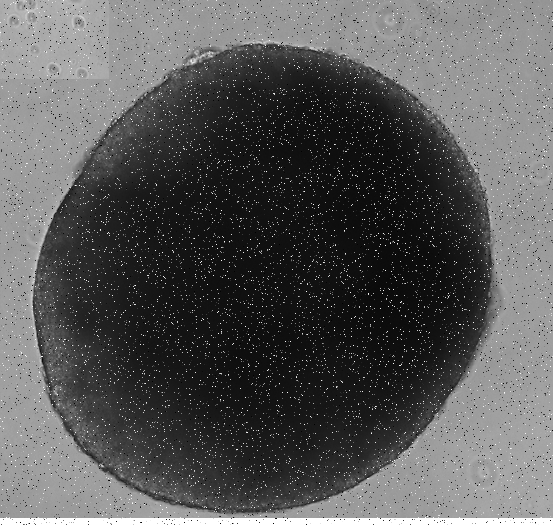
#> input picture 03-celula-medianblur-draw-text/CelB1.bmp, 553 x 525 px
$ jupyter execute celula-draw.ipynb   (shell and % lines are left out)
#> lines starting #> are read from the running program, lines starting #| are printed output that depends on the picture
[cell 1]
import cv2
import matplotlib.pyplot as plt
import numpy as np

[cell 2]
imgOriginal = cv2.imread('CelB1.bmp')
#> imgOriginal is the input picture: shape (525, 553, 3); min 0, max 255, mean 88.2

plt.imshow(imgOriginal)

[cell 3]
img = cv2.medianBlur(imgOriginal, 3)
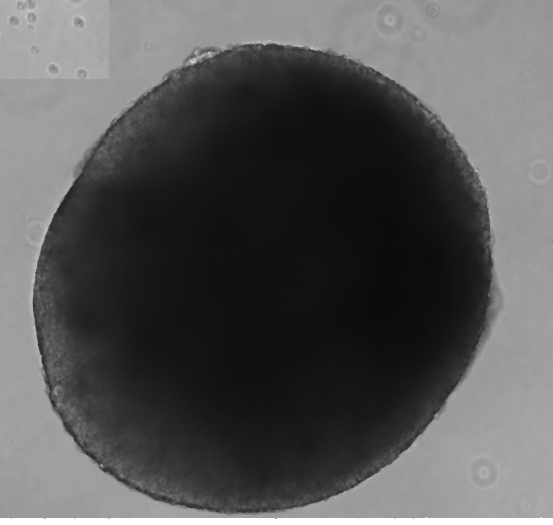
#> img: shape (525, 553, 3); min 10, max 255, mean 86.2

plt.imshow(img)

[cell 4]
cv2.line(img, (0,0), (500, 500), (255, 255, 255), 5)

plt.imshow(img)

[cell 5]
cv2.rectangle(img, (200,200), (350, 350), (255, 255, 255), 5)

plt.imshow(img)

[cell 6]
cv2.circle(img, (200, 200), 75, (255, 255, 255), 5)

plt.imshow(img)

[cell 7]
polygon = np.array([[200, 200], [150, 200], [150, 500]], np.int32)

cv2.polylines(img, [polygon], False, (255, 255, 255), 5)

plt.imshow(img)

[cell 8]
text = "Hello"
font = cv2.FONT_HERSHEY_SIMPLEX

cv2.putText(img, text, (210, 340), font, 1, (255, 255, 255), 2, cv2.LINE_AA)
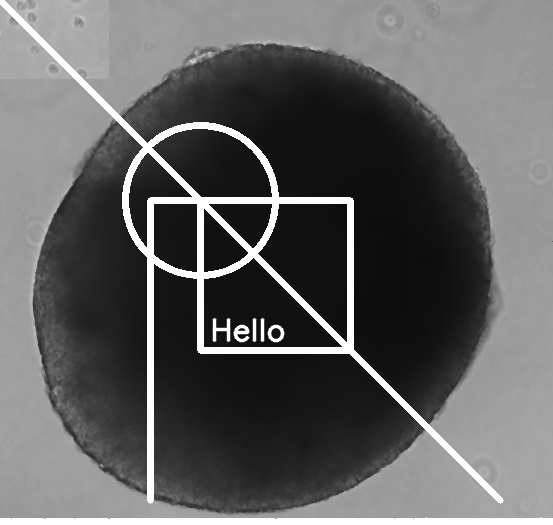
#> img: shape (525, 553, 3); min 10, max 255, mean 97

plt.imshow(img)
